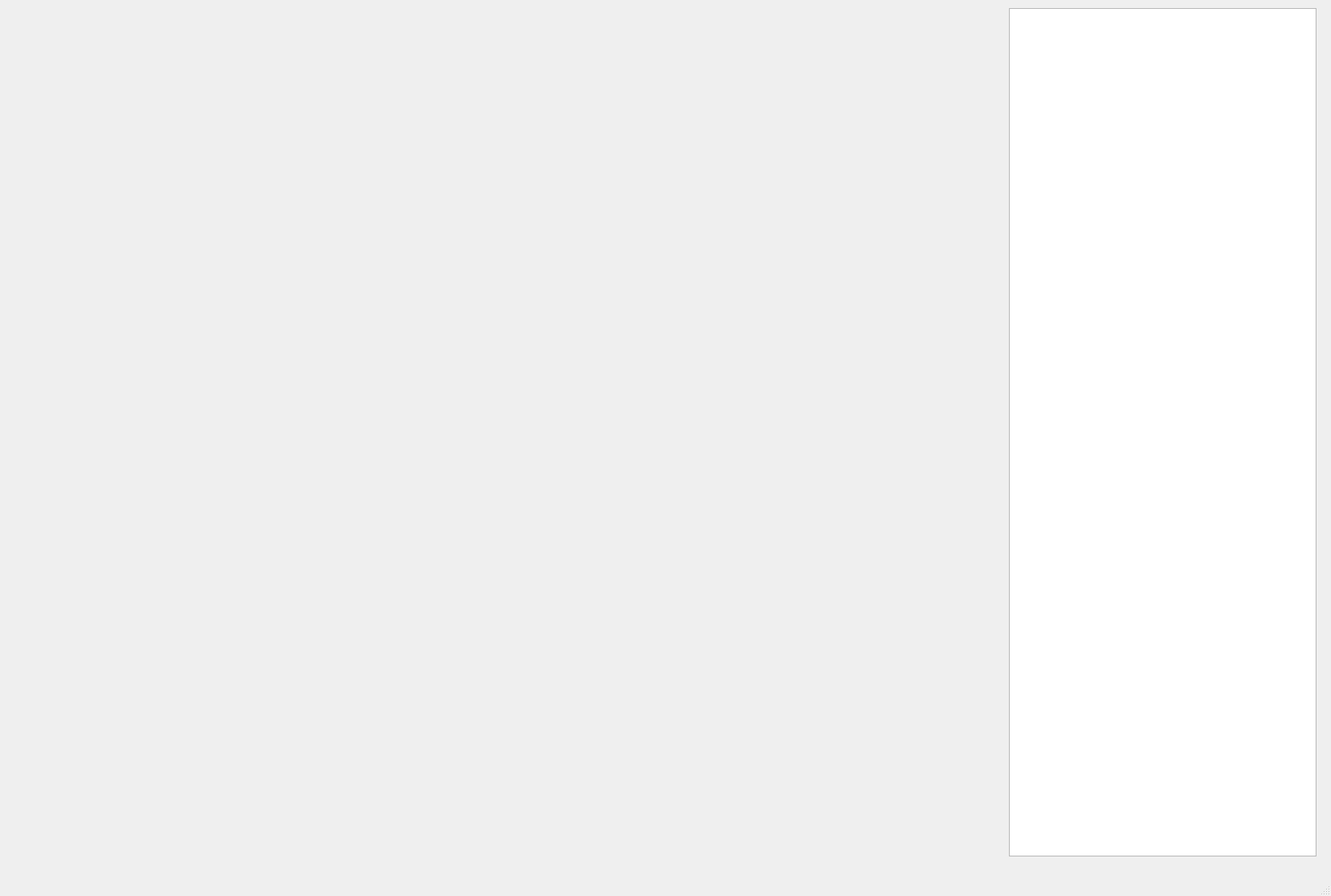
<?xml version="1.0" encoding="UTF-8"?>
<ui version="4.0">
 <class>MainWindow</class>
 <widget class="QMainWindow" name="MainWindow">
  <property name="geometry">
   <rect>
    <x>0</x>
    <y>0</y>
    <width>1649</width>
    <height>1110</height>
   </rect>
  </property>
  <property name="windowTitle">
   <string>MainWindow</string>
  </property>
  <widget class="QWidget" name="centralwidget">
   <widget class="QWidget" name="visualizationWidget" native="true">
    <property name="geometry">
     <rect>
      <x>30</x>
      <y>10</y>
      <width>1221</width>
      <height>1051</height>
     </rect>
    </property>
   </widget>
   <widget class="QTextEdit" name="infoWidget">
    <property name="geometry">
     <rect>
      <x>1250</x>
      <y>10</y>
      <width>381</width>
      <height>1051</height>
     </rect>
    </property>
   </widget>
  </widget>
  <widget class="QMenuBar" name="menubar">
   <property name="geometry">
    <rect>
     <x>0</x>
     <y>0</y>
     <width>1649</width>
     <height>22</height>
    </rect>
   </property>
  </widget>
  <widget class="QStatusBar" name="statusbar"/>
 </widget>
 <resources/>
 <connections/>
</ui>
